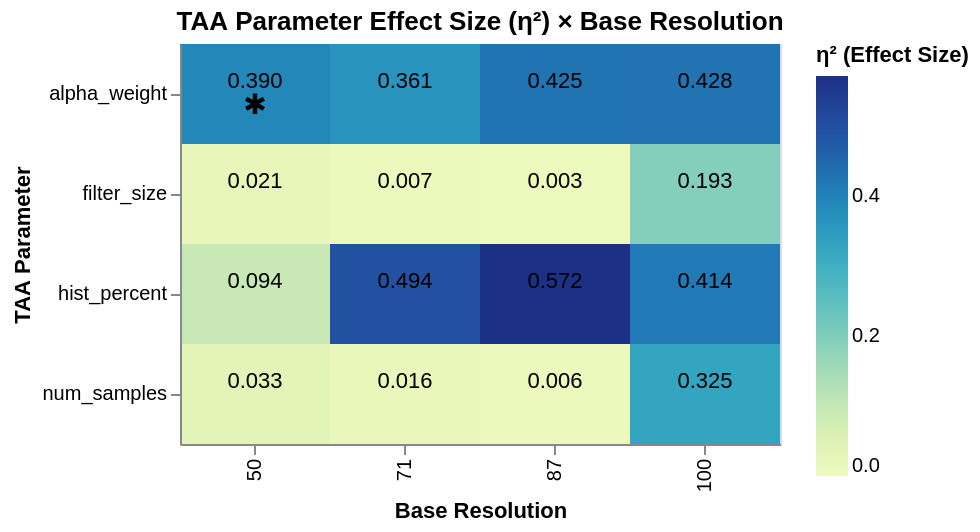

The cell this chart's notebook holds for it:
### Code cell
# Friedman p-values per (parameter x resolution)
friedman_records = []

for (param, res), group in df.groupby(['parameter', 'resolution']):
    value_counts = group.groupby('scene')['value'].nunique()
    n_values = group['value'].nunique()
    complete_scenes = value_counts[value_counts == n_values].index
    group = group[group['scene'].isin(complete_scenes)]
    if group['scene'].nunique() < 3:
        continue
    values = sorted(group['value'].unique())
    groups_by_value = [group[group['value'] == v]['score_centered'].values for v in values]
    if any(len(g) < 3 for g in groups_by_value):
        continue
    _, friedman_p = friedmanchisquare(*groups_by_value)
    friedman_records.append({'parameter': param, 'resolution': res, 'friedman_p': friedman_p})

friedman_df = pd.DataFrame(friedman_records)

range_df = df.groupby(['parameter', 'resolution', 'value'])['score_centered'] \
             .mean().reset_index() \
             .groupby(['parameter', 'resolution'])['score_centered'] \
             .agg(lambda x: x.max() - x.min()) \
             .reset_index() \
             .rename(columns={'score_centered': 'score_range'})

summary_df = eta_df.copy()
summary_df = summary_df.merge(friedman_df, on=['parameter', 'resolution'])
summary_df = summary_df.merge(range_df, on=['parameter', 'resolution'])
summary_df['significant'] = (summary_df['friedman_p'] < 0.05) & (summary_df['score_range'] >= 5)
summary_df['eta_label'] = summary_df['eta_squared'].apply(lambda x: f'{x:.3f}')

base = alt.Chart(summary_df)

heatmap = base.mark_rect().encode(
    x=alt.X('resolution:O', title='Base Resolution'),
    y=alt.Y('parameter:N', title='TAA Parameter'),
    color=alt.Color('eta_squared:Q',
                    scale=alt.Scale(scheme='yellowgreenblue', domain=[0, summary_df['eta_squared'].max()]),
                    title='η² (Effect Size)'),
    tooltip=['parameter', 'resolution',
             alt.Tooltip('eta_squared:Q', format='.4f'),
             alt.Tooltip('friedman_p:Q', format='.4f'),
             'significant']
)

eta_text = base.mark_text(fontSize=11, dy=-6).encode(
    x=alt.X('resolution:O'),
    y=alt.Y('parameter:N'),
    text='eta_label:N'
)

sig_text = base.mark_text(fontSize=14, dy=6, color='black').encode(
    x=alt.X('resolution:O'),
    y=alt.Y('parameter:N'),
    text=alt.condition(alt.datum.significant, alt.value('✱'), alt.value(''))
)

(heatmap + eta_text + sig_text).properties(
    width=300, height=200,
    title='TAA Parameter Effect Size (η²) × Base Resolution'
)

### Figure 1 — Vega-Lite specification as saved in the notebook (floating-point values rounded to 4 significant figures)
{"config": {"view": {"continuousWidth": 300, "continuousHeight": 300}}, "layer": [{"mark": {"type": "rect"}, "encoding": {"color": {"field": "eta_squared", "scale": {"domain": [0, 0.5715], "scheme": "yellowgreenblue"}, "title": "η² (Effect Size)", "type": "quantitative"}, "tooltip": [{"field": "parameter", "type": "nominal"}, {"field": "resolution", "type": "quantitative"}, {"field": "eta_squared", "format": ".4f", "type": "quantitative"}, {"field": "friedman_p", "format": ".4f", "type": "quantitative"}, {"field": "significant", "type": "nominal"}], "x": {"field": "resolution", "title": "Base Resolution", "type": "ordinal"}, "y": {"field": "parameter", "title": "TAA Parameter", "type": "nominal"}}}, {"mark": {"type": "text", "dy": -6, "fontSize": 11}, "encoding": {"text": {"field": "eta_label", "type": "nominal"}, "x": {"field": "resolution", "type": "ordinal"}, "y": {"field": "parameter", "type": "nominal"}}}, {"mark": {"type": "text", "color": "black", "dy": 6, "fontSize": 14}, "encoding": {"text": {"condition": {"test": "datum.significant", "value": "✱"}, "value": ""}, "x": {"field": "resolution", "type": "ordinal"}, "y": {"field": "parameter", "type": "nominal"}}}], "data": {"name": "data-104921cd8ad7f442c821cbe592f49371"}, "height": 200, "title": "TAA Parameter Effect Size (η²) × Base Resolution", "width": 300, "$schema": "https://vega.github.io/schema/vega-lite/v6.1.0.json", "datasets": {"data-104921cd8ad7f442c821cbe592f49371": [{"parameter": "alpha_weight", "resolution": 50, "eta_squared": 0.39, "friedman_p": 2.219e-34, "score_range": 6.228, "significant": true, "eta_label": "0.390"}, {"parameter": "alpha_weight", "resolution": 71, "eta_squared": 0.3606, "friedman_p": 6.993e-27, "score_range": 2.986, "significant": false, "eta_label": "0.361"}, {"parameter": "alpha_weight", "resolution": 87, "eta_squared": 0.4255, "friedman_p": 3.045e-29, "score_range": 2.405, "significant": false, "eta_label": "0.425"}, {"parameter": "alpha_weight", "resolution": 100, "eta_squared": 0.4278, "friedman_p": 5.298e-33, "score_range": 2.545, "significant": false, "eta_label": "0.428"}, {"parameter": "filter_size", "resolution": 50, "eta_squared": 0.0212, "friedman_p": 0.4184, "score_range": 0.04048, "significant": false, "eta_label": "0.021"}, {"parameter": "filter_size", "resolution": 71, "eta_squared": 0.0067, "friedman_p": 0.4621, "score_range": 0.03012, "significant": false, "eta_label": "0.007"}, {"parameter": "filter_size", "resolution": 87, "eta_squared": 0.0029, "friedman_p": 0.7688, "score_range": 0.02433, "significant": false, "eta_label": "0.003"}, {"parameter": "filter_size", "resolution": 100, "eta_squared": 0.1932, "friedman_p": 0.03296, "score_range": 0.1345, "significant": false, "eta_label": "0.193"}, {"parameter": "hist_percent", "resolution": 50, "eta_squared": 0.094, "friedman_p": 0.002023, "score_range": 0.5911, "significant": false, "eta_label": "0.094"}, {"parameter": "hist_percent", "resolution": 71, "eta_squared": 0.4938, "friedman_p": 2.555e-10, "score_range": 1.241, "significant": false, "eta_label": "0.494"}, {"parameter": "hist_percent", "resolution": 87, "eta_squared": 0.5715, "friedman_p": 4.902e-12, "score_range": 1.441, "significant": false, "eta_label": "0.572"}, {"parameter": "hist_percent", "resolution": 100, "eta_squared": 0.4143, "friedman_p": 1.991e-11, "score_range": 1.385, "significant": false, "eta_label": "0.414"}, {"parameter": "num_samples", "resolution": 50, "eta_squared": 0.0333, "friedman_p": 0.1334, "score_range": 0.05, "significant": false, "eta_label": "0.033"}, {"parameter": "num_samples", "resolution": 71, "eta_squared": 0.0156, "friedman_p": 0.07054, "score_range": 0.03946, "significant": false, "eta_label": "0.016"}, {"parameter": "num_samples", "resolution": 87, "eta_squared": 0.0065, "friedman_p": 0.2184, "score_range": 0.02813, "significant": false, "eta_label": "0.006"}, {"parameter": "num_samples", "resolution": 100, "eta_squared": 0.3245, "friedman_p": 1.488e-06, "score_range": 0.2433, "significant": false, "eta_label": "0.325"}]}}
